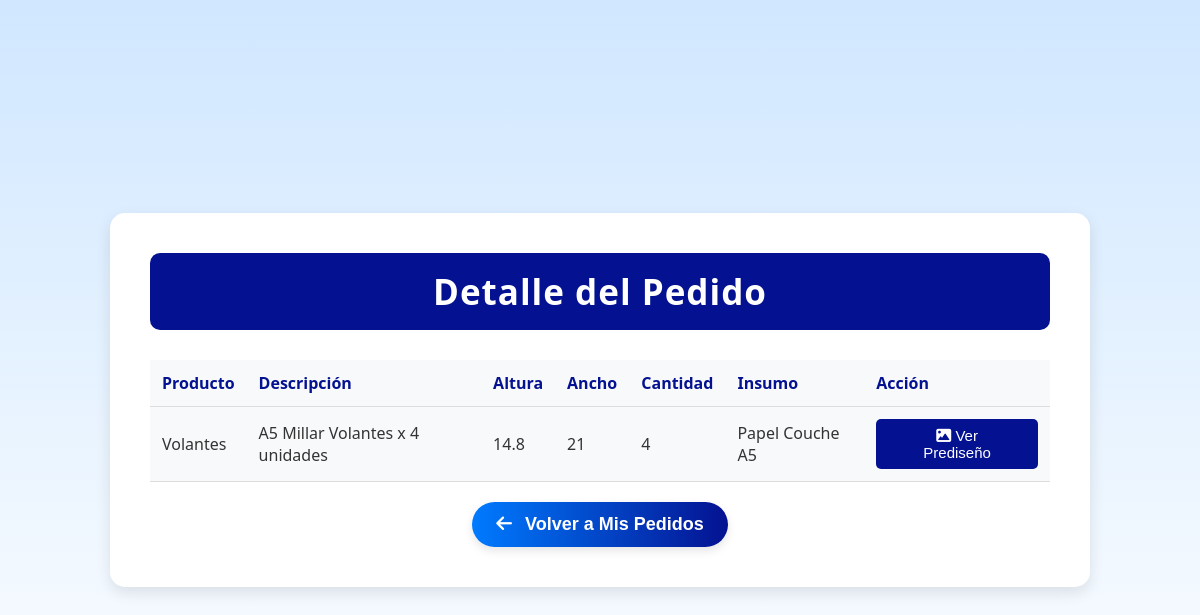
The page /vistas/detalle_pedido.php?id_pedido=10 on the database its author committed.
### tables this page shows
CREATE TABLE IF NOT EXISTS `detalle_pedido` (
  `id_pedido` int(11) NOT NULL,
  `id_producto` int(11) NOT NULL,
  `descripcion` text DEFAULT NULL,
  `altura` float DEFAULT NULL,
  `ancho` float DEFAULT NULL,
  `cantidad` int(11) DEFAULT NULL,
  `id_insumo` int(11) DEFAULT NULL,
  `url_img` varchar(400) DEFAULT NULL,
  PRIMARY KEY (`id_pedido`,`id_producto`),
  KEY `id_producto` (`id_producto`),
  KEY `id_insumo` (`id_insumo`),
  CONSTRAINT `detalle_pedido_ibfk_1` FOREIGN KEY (`id_pedido`) REFERENCES `pedido` (`id_pedido`),
  CONSTRAINT `detalle_pedido_ibfk_2` FOREIGN KEY (`id_producto`) REFERENCES `producto` (`id_producto`),
  CONSTRAINT `detalle_pedido_ibfk_3` FOREIGN KEY (`id_insumo`) REFERENCES `insumo` (`id_insumo`)
);

CREATE TABLE IF NOT EXISTS `producto` (
  `id_producto` int(11) NOT NULL AUTO_INCREMENT,
  `nombre` varchar(50) DEFAULT NULL,
  `precio_base` int(11) DEFAULT NULL,
  `unidad_venta` varchar(50) DEFAULT NULL,
  PRIMARY KEY (`id_producto`)
);

CREATE TABLE IF NOT EXISTS `insumo` (
  `id_insumo` int(11) NOT NULL AUTO_INCREMENT,
  `descripcion` varchar(150) DEFAULT NULL,
  `stock` int(11) DEFAULT NULL,
  `precio_compra` float DEFAULT NULL,
  PRIMARY KEY (`id_insumo`)
);

### modelos/ClsPedido.php (called while the page is built, shortened)
<?php
class ClsPedido{
    private $conn;
    public function __construct($db) {
        $this->conn = $db;
    }
    public function verDetallePedido($id_pedido) {
        $sql = "SELECT
                dp.id_pedido,
                p.nombre AS nombre_producto,
                dp.descripcion,
                dp.altura,
                dp.ancho,
                dp.cantidad,
                i.descripcion AS insumo,
                dp.url_img
                FROM detalle_pedido dp
                JOIN producto p ON dp.id_producto = p.id_producto
                LEFT JOIN insumo i ON dp.id_insumo = i.id_insumo
                WHERE dp.id_pedido = :id_pedido";
        $stmt = $this->conn->prepare($sql);
        $stmt->bindParam(':id_pedido', $id_pedido, PDO::PARAM_INT);
        $stmt->execute();
        return $stmt->fetchALL(PDO::FETCH_ASSOC);
    }
}
?>

### controladores/PedidosControlador.php (called while the page is built, shortened)
<?php
require_once __DIR__ . '/../modelos/ClsPedido.php';
class PedidosControlador {
    private $pedido;
    public function __construct() {
        $baseDeDatos = new BaseDeDatos();
        $db = $baseDeDatos->obtenerConexion();
        $this->pedido = new ClsPedido($db);
    }
    public function verDetallePedido($id_pedido) {
        $resultados = $this->pedido->verDetallePedido($id_pedido);
        return $resultados;
    }
}
?>

### vistas/detalle_pedido.php (the view, shortened to what this page needs)
<?php
require_once __DIR__ . '/../controladores/PedidosControlador.php';
$id_pedido = $_GET['id_pedido'] ?? null;
$controlador = new PedidosControlador();
$datos = $controlador->verDetallePedido($id_pedido);
$mostrarAltura = false;
$mostrarAncho = false;
foreach ($datos as $fila) {
    if (isset($fila['altura']) && $fila['altura'] !== '' && $fila['altura'] != 0) {
        $mostrarAltura = true;
    }
    if (isset($fila['ancho']) && $fila['ancho'] !== '' && $fila['ancho'] != 0) {
        $mostrarAncho = true;
    }
}
?>
<!DOCTYPE html>
<html lang="es">
<head>
    <link rel="stylesheet" href="https://cdnjs.cloudflare.com/ajax/libs/font-awesome/6.0.0-beta3/css/all.min.css">
    <link rel="stylesheet" href="../css/detalle_pedido.css">
</head>
<body>
    <div class="container">
        <div class="header">
            <h1>Detalle del Pedido</h1>
        </div>
        <table>
            <thead>
                <tr>
                    <th>Producto</th>
                    <th>Descripción</th>
                    <?php if ($mostrarAltura): ?>
                        <th>Altura</th>
                    <?php endif; ?>
                    <?php if ($mostrarAncho): ?>
                        <th>Ancho</th>
                    <?php endif; ?>
                    <th>Cantidad</th>
                    <th>Insumo</th>
                    <th>Acción</th>
                </tr>
            </thead>
            <tbody>
                <?php foreach ($datos as $fila1): ?>
                    <tr>
                        <td><?= htmlspecialchars($fila1['nombre_producto']) ?></td>
                        <td><?= htmlspecialchars($fila1['descripcion']) ?></td>
                        <?php if ($mostrarAltura): ?>
                            <td><?= htmlspecialchars($fila1['altura']) ?></td>
                        <?php endif; ?>
                        <?php if ($mostrarAncho): ?>
                            <td><?= htmlspecialchars($fila1['ancho']) ?></td>
                        <?php endif; ?>
                        <td><?= htmlspecialchars($fila1['cantidad']) ?></td>
                        <td><?= htmlspecialchars($fila1['insumo']) ?></td>
                        <td>
                        <button onclick="mostrarImagen('<?= htmlspecialchars($fila1['url_img']) ?>')">
                            <i class="fas fa-image"></i> Ver Prediseño
                        </button>
                        </td>
                    </tr>
                <?php endforeach; ?>
            </tbody>
        </table>
        <button class="btn-volver" onclick="window.location.href='mispedidos.php';">
            <i class="fas fa-arrow-left"></i> Volver a Mis Pedidos
        </button>
    </div>
</body>
</html>

### css/detalle_pedido.css (style rules this page uses)
body { text-decoration: none; font-family: 'Segoe UI', Tahoma, Geneva, Verdana, sans-serif; margin: 0; padding: 0; color: #333; display: flex; justify-content: center; align-items: center; min-height: 100vh; background: linear-gradient(to bottom, #d0e7ff, #ffffff); animation: move 4s linear infinite; }
.container { max-width: 900px; width: 100%; padding: 40px; background: white; border-radius: 15px; box-shadow: 0 6px 15px rgba(0, 0, 0, 0.1); animation: fadeIn 0.6s ease-out; text-decoration: none; }
.header { text-align: center; margin-bottom: 30px; }
.header h1 { margin: 0; font-size: 35px; color: white; background-color: #041291; border-radius: 10px; padding: 15px 0; letter-spacing: 1px; font-weight: 600; animation: slideIn 1s ease-out; text-decoration: none; }
table { width: 100%; border-collapse: collapse; margin-top: 30px; }
th, td { padding: 12px; text-align: left; border-bottom: 1px solid #ddd; text-decoration: none; }
th { background-color: #f8f9fa; color: #041291; text-decoration: none; }
td { background-color: #f8f9fa; text-decoration: none; }
.btn-volver { text-decoration: none; display: inline-flex; justify-content: center; align-items: center; background: linear-gradient(to right, #007bff, #041291); color: white; font-size: 18px; font-weight: bold; padding: 12px 24px; border: none; border-radius: 30px; cursor: pointer; box-shadow: 0 4px 10px rgba(0, 0, 0, 0.1); transition: background-color 0.3s, transform 0.2s; margin-top: 20px; display: block; margin-left: auto; margin-right: auto; }
.btn-volver i { margin-right: 8px; text-decoration: none; }
button { background-color: #041291; color: white; padding: 8px 28px; border-radius: 5px; cursor: pointer; font-size: 15px; border: none; transition: background-color 0.3s; }

### rows shown on the page
detalle_pedido: id_producto.nombre "Volantes", descripcion "A5 Millar Volantes x 4 unidades", altura "14.8", ancho "21", cantidad "4", id_insumo.descripcion "Papel Couche A5"
